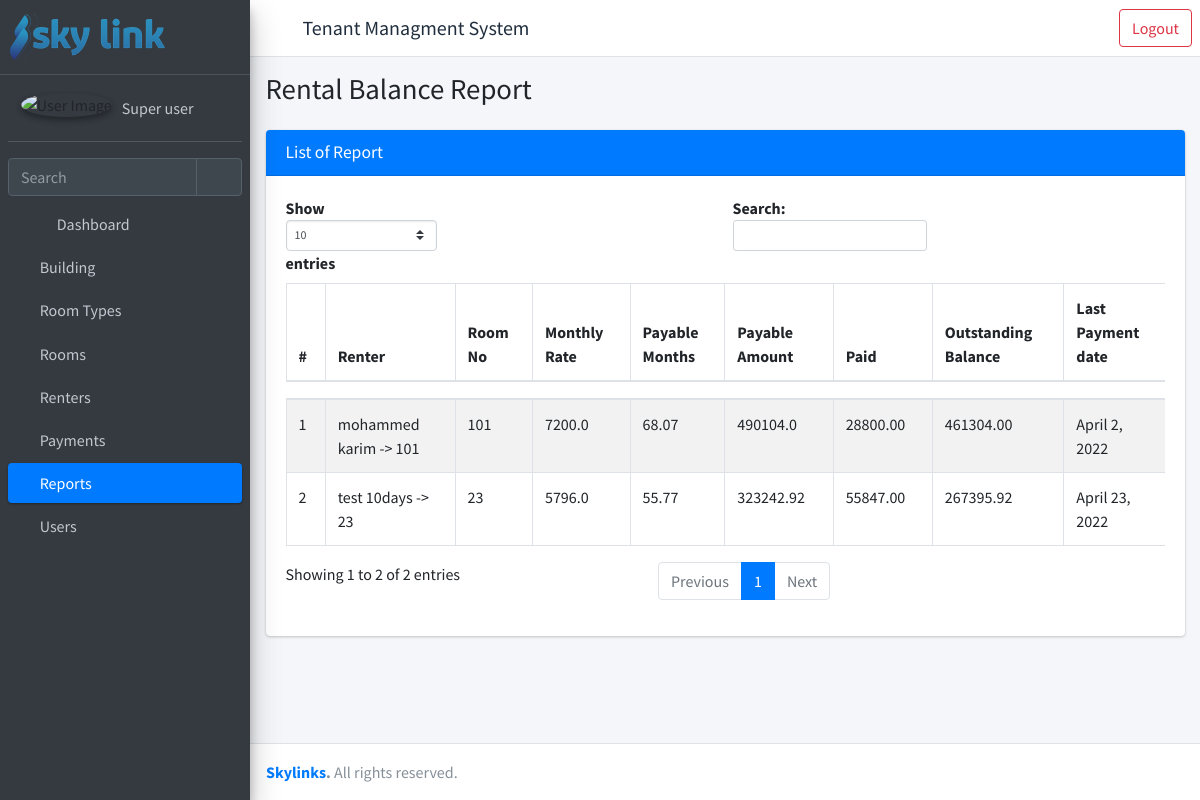
The app's page /building/1/list-report/ (signed in), older data.
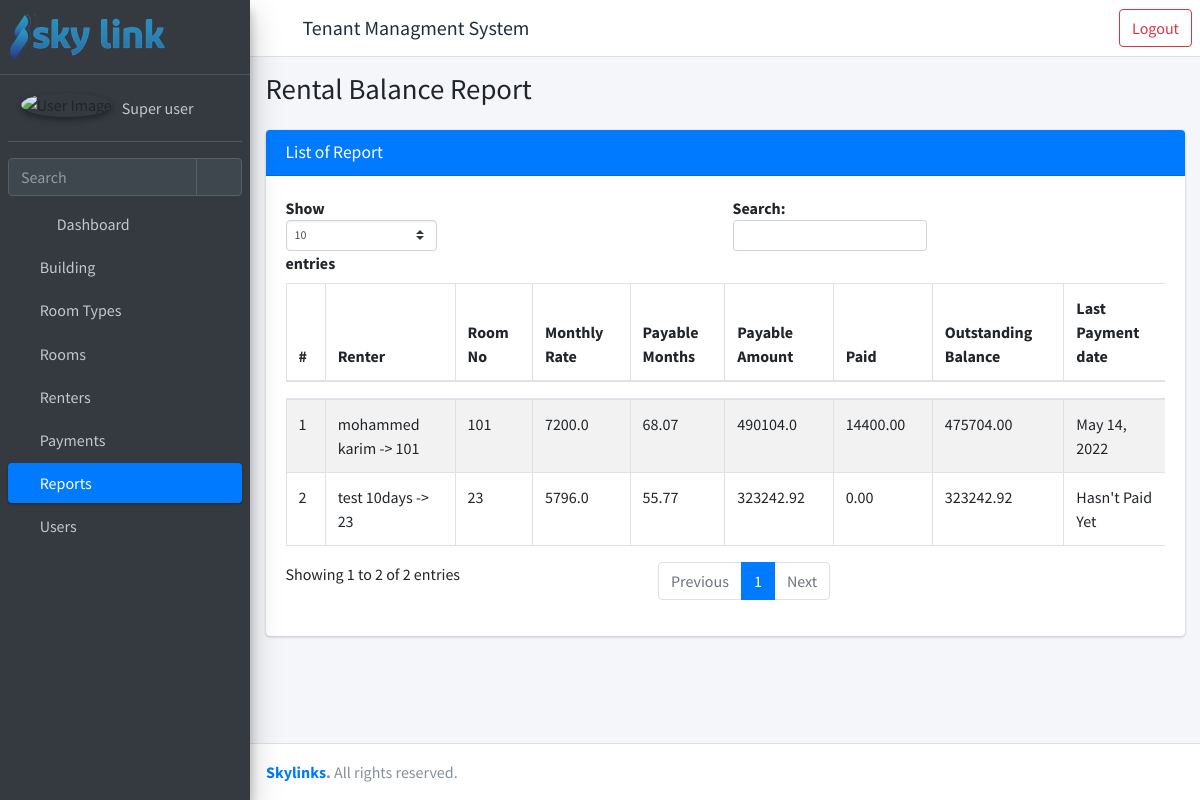
The same page, newer data.
### rent/models.py (models this page shows, shortened)
class Report(models.Model):
    renter = models.ForeignKey("rent.Renter", verbose_name=_("Invoice No."), on_delete=models.CASCADE)
    payable_month = models.DecimalField(_("Payable Month"), max_digits=20, decimal_places=2, default=0)
    payable_amount = models.DecimalField(_("Payable Amount"), max_digits=10, decimal_places=2, default=0)
    total_paid = models.DecimalField(_("Total Paid"), max_digits=10, decimal_places=2, default=0, editable=False)
    def total_paid_calculator(self) -> Decimal:
        amount = self.payment_set.all().aggregate(Sum('amount'))
        if amount.get('amount__sum') is None:
            return Decimal(0)
        return amount.get('amount__sum') + self.renter.deposited_amount
    @property
    def monthly_rate(self) -> float:
        return float(self.renter.room.total_price)
    @property
    def payable_months_value(self) -> float:
        date= rel(timezone.localtime().now(), self.renter.date_admitted)
        year=date.years
        months = date.months
        days = date.days
        total_months = (year*12)+(months)+(days/30)
        return round(total_months,2)
    @property
    def payable_amount_value(self):
        return round(self.payable_months_value * self.monthly_rate, 2)
    @property
    def outstanding_balance(self):
        return round(self.payable_amount - self.total_paid, 2)
    @property
    def last_paid_date(self):
        queryset = self.payment_set.all().order_by("-created_date")
        if queryset :
            return queryset[0].paid_date
        else:
            return "Hasn't Paid Yet"
    def save(self):
        self.payable_month = self.payable_months_value
        self.payable_amount = self.payable_amount_value
        self.total_paid = self.total_paid_calculator()
        return super().save()

class Payment(models.Model):
    renter = models.ForeignKey("rent.Renter", verbose_name=_("Renter"), on_delete=models.PROTECT)
    paid_date = models.DateField(_("Paid Date"), auto_now_add=True)
    no_of_months = models.PositiveIntegerField(_("No Of Months"))
    amount = models.DecimalField(_("Amount Paid"), max_digits=10, decimal_places=2)
    invoice_no = models.CharField(_("Invoice No"), max_length=50)
    slip_no = models.CharField(_("Slip No"), max_length=50)
    payment_method = models.CharField(_("Payment Method"), max_length=50, choices= PAYMENT_METHOD_CHOICES)
    remark = models.TextField(_("Remark"), blank=True, default="No Remark.")
    report = models.ForeignKey("rent.Report", verbose_name=_("Reported to."), on_delete=models.PROTECT, blank=True)
    created_by = models.ForeignKey(settings.AUTH_USER_MODEL, verbose_name=_("Created By"), on_delete=models.PROTECT, related_name="created_by_payment")
    created_date = models.DateTimeField(_("Created Date"), auto_now_add=True)
    updated_by = models.ForeignKey(settings.AUTH_USER_MODEL, verbose_name=_("Updated By"), on_delete=models.PROTECT, related_name="updated_by_payment")
    updated_date = models.DateTimeField(_("Updated Date"), auto_now=True)

class Renter(models.Model) :
    first_name = models.CharField(_("First Name"), max_length=30)
    last_name = models.CharField(_("Last Name"), max_length=30)
    phone = models.CharField(_("Phone number"), max_length=30)
    id_no = models.CharField(_("ID No."), max_length=50)
    deposited_amount = models.DecimalField(_("Deposited Amount"), max_digits=15, decimal_places=2, default=0)
    date_admitted = models.DateField(_("Date Admitted"), default=timezone.now)
    room = models.ForeignKey("rent.Room", verbose_name=_("Room"), on_delete=models.PROTECT, related_name="rents")
    chat_id = models.CharField(_("Chat ID"), max_length=50 ,default= 0)
    is_rented = models.BooleanField(_("Is Rented"), default=True)
    date_left = models.DateField(_("Date Field"), blank=True, null=True)
    created_by = models.ForeignKey(settings.AUTH_USER_MODEL, verbose_name=_("Created By"), on_delete=models.PROTECT, related_name="created_by_renter")
    created_date = models.DateTimeField(_("Created Date"), auto_now_add=True)
    updated_by = models.ForeignKey(settings.AUTH_USER_MODEL, verbose_name=_("Updated By"), on_delete=models.PROTECT, related_name="updated_by_renter")
    updated_date = models.DateTimeField(_("Updated Date"), auto_now=True)
    def full_name(self) -> str:
        return self.first_name + ' ' + self.last_name
    def __str__(self) -> str:
        return self.full_name() + f' -> {self.room}'

class Room(models.Model):
    building = models.ForeignKey("rent.Building", verbose_name=_("Building"), on_delete=models.PROTECT)
    floor_no = models.PositiveIntegerField(_("Floor No."))
    room_type = models.ForeignKey("rent.RoomType", verbose_name=_("Room Type"), on_delete=models.PROTECT)
    room_no = models.CharField(_("Room No."),max_length=10)
    width = models.DecimalField(_("Room Width"), max_digits=5, decimal_places=2, blank=True, null=True)
    length = models.DecimalField(_("Room Length"), max_digits=5, decimal_places=2, blank=True, null= True)
    area = models.DecimalField(_("Area"), max_digits=10, decimal_places=2)
    price_msq = models.DecimalField(_("Price per MSq"), max_digits=10, decimal_places=2)
    status = models.CharField(_("Status"), max_length=50, choices=STATUS_CHOICES, default="vacant")
    total_price = models.DecimalField(_("Total Price"), max_digits=10, decimal_places=2)
    is_active = models.BooleanField(default=True)
    created_by = models.ForeignKey(settings.AUTH_USER_MODEL, verbose_name=_("Created By"), on_delete=models.PROTECT, related_name="created_by_room")
    created_date = models.DateTimeField(_("Created Date"), auto_now_add=True)
    updated_by = models.ForeignKey(settings.AUTH_USER_MODEL, verbose_name=_("Updated By"), on_delete=models.PROTECT, related_name="updated_by_room")
    updated_date = models.DateTimeField(_("Updated Date"), auto_now=True)
    def __str__(self) -> str:
        return self.room_no

### rent/views.py (the view)
# urls.py: path("building/<int:pk>/list-report/", views.ReportListView.as_view(), name= "list-reports"),
class ReportListView(LoginRequiredMixin, ReportViewPermissionMixin, ListView):
    model = Report
    template_name = "rent/list-report.html"
    def get_context_data(self, **kwargs):
        context = super().get_context_data(**kwargs)
        context["title"] = " Rental Balance Report"
        context["open"] = "report"
        context['obj_model'] = "report"
        return {**context, **permissions(self.request)}
    def get_queryset(self):
        querset = Report.objects.filter(renter__room__building__id=self.kwargs.get('pk'))
        for object in querset.filter(renter__is_rented = True ):
            object.save() # make this using crone jobs
        return querset

### templates/rent/list-report.html (shortened to what this page needs)
{% extends 'rent/homepage.html' %}
{% load static %}
{% block main_page %}
<div class="content">
    <div class="container-fluid">
        <div class="card">
            <div class="card-header bg-primary">
                <h3 class="card-title ">List of {{ obj_model.capitalize }}</h3>
            </div>
            <div class="card-body">
                <table id="example1" class="table table-bordered table-striped">
                    <thead>
                            <tr>
                                <th>#</th>
                                <th>Renter</th>
                                <th>Room No</th>
                                <th>Monthly Rate</th>
                                <th>Payable Months</th>
                                <th>Payable Amount</th>
                                <th>Paid</th>
                                <th>Outstanding Balance</th>
                                <th>Last Payment date</th>
                            </tr>
                        </thead>
                        <tbody>
                        {% if object_list.count > 0 %}
                            {% for data in object_list %}
                                <tr>
                                    <td>{{ forloop.counter }}</td>
                                    <td>{{ data.renter }}</td>
                                    <td>{{ data.renter.room }}</td>
                                    <td>{{ data.monthly_rate }}</td>
                                    {% if data.renter.is_rented %}
                                        <td>{{ data.payable_months_value }}</td>
                                        <td>{{ data.payable_amount_value }}</td>
                                    {% else %}
                                        <td>{{ data.payable_month }}</td>
                                        <td>{{ data.payable_amount }}</td>
                                    {% endif %}
                                    <td>{{ data.total_paid }}</td>
                                    <td>{{ data.outstanding_balance }}</td>
                                    <td>{{ data.last_paid_date }}</td>
                                </tr>
                            {% endfor %}
                        {% else %}
                                <tr>
                                    <td colspan="9" class="dataTables_empty text-center" valign="top">No records found</td>
                                </tr>
                        {% endif %}
                            </tbody>
                        </table>
                    </div>
                </div>
            </div>
        </div>
        {% endblock main_page %}
        {% block scripts %}
        {% load static %}
        {% endblock scripts %}

Row changes from the older to the newer data that the page shows:
changed Report "mohammed karim -> 101": total_paid "28800.00" → "14400.00"; outstanding_balance "461304.00" → "475704.00"; last_paid_date "April 2, 2022" → "May 14, 2022"
changed Report "test 10days -> 23": total_paid "55847.00" → "0.00"; outstanding_balance "267395.92" → "323242.92"; last_paid_date "April 23, 2022" → "Hasn't Paid Yet"
